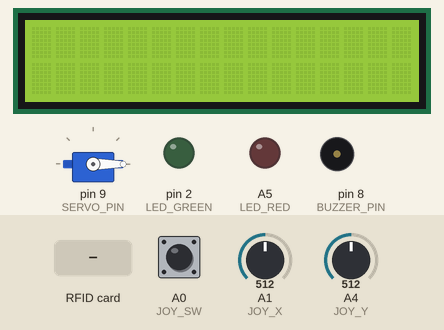
This sketch was run on a simulated Arduino Uno, built with avr-gcc and run on an emulated ATmega328P. Shown: 16×2 character LCD, servo, output pins drawn as LEDs (lit = HIGH), buzzer (waves = sounding). Dashed ring = blinking. The inputs (shaded band) are chosen by the test bench; at power-on: A0 (JOY_SW) HIGH, A4 (JOY_Y) = 512, A1 (JOY_X) = 512. Pins used as bus, display or sensor lines are not drawn.

Above: at 1.3 s.
1.4 s: A0 (JOY_SW) pulled LOW for 3.2 s
At 4.8 s:
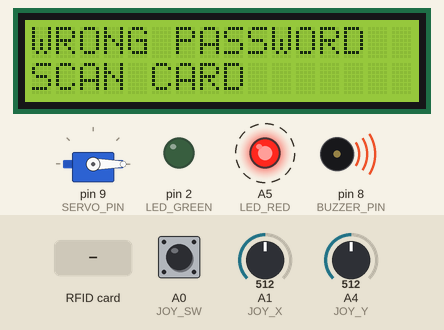
6.1 s: RFID card D6 02 F6 05 held to the reader
At 7.1 s:
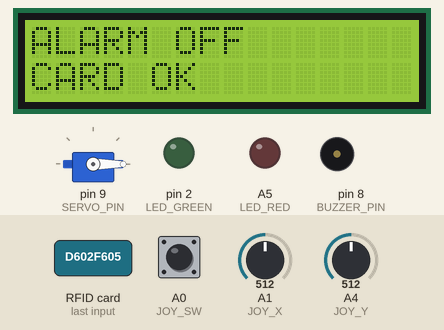
8.9 s: A0 (JOY_SW) pulled LOW for 0.15 s
At 9.6 s:
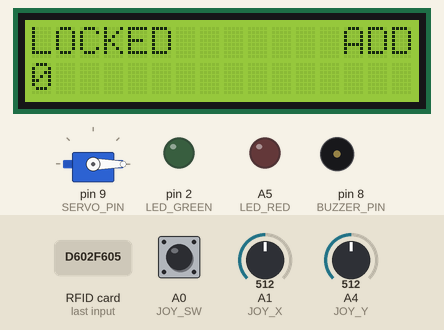
10.7 s: A4 (JOY_Y) set to 315
12.2 s: A4 (JOY_Y) set to 281
At 12.8 s:
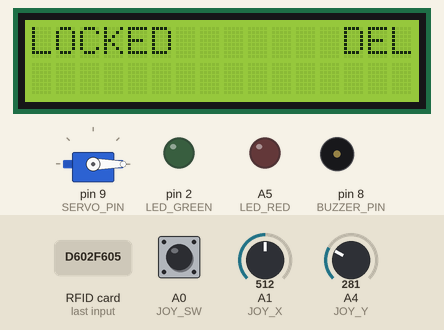
14.0 s: A4 (JOY_Y) set to 684
15.5 s: A4 (JOY_Y) set to 709
At 16.3 s:
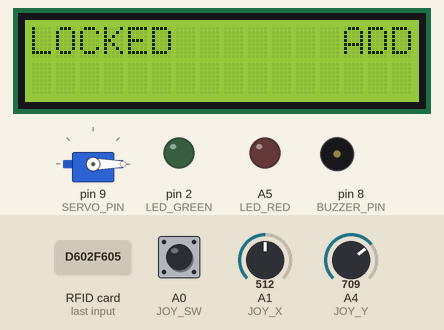
Timing chart, 0 to 18.5 s (numbered marks = the images above; inputs shaded):
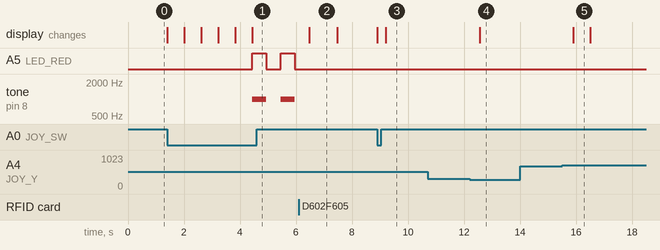

The sketch:

RFID_Smart_Lock.ino
```cpp
/*
  Elektroniczny zamek RFID z kodem PIN
  Autor: Patryk Zaremba
  Licencja: CC0 1.0 Universal

  Wykonane elementy:
  - LCD 16x2 pokazuje stan zamka i wpisywany kod
  - joystick pozwala wybierac cyfry oraz tryb dodawania/usuwania
  - poprawny kod PIN otwiera zamek serwem
  - bledny kod wlacza alarm buzzerem i czerwona diode
  - autoryzowana karta RFID wylacza alarm
  - zielona dioda sygnalizuje otwarcie zamka
  - po otwarciu mozna ponownie zamknac zamek przyciskiem joysticka

  Piny:
  LCD: RS=D4, E=D5, D4=D6, D5=D7, D6=A2, D7=A3
  LED zielona=D2, LED czerwona=A5, buzzer=D8
  RFID RC522: SDA/SS=D10, RST=D3, MOSI=D11, MISO=D12, SCK=D13
  Joystick: X=A1, Y=A4, SW=A0
  Serwo: D9
*/

#include <LiquidCrystal.h>
#include <SPI.h>
#include <MFRC522.h>
#include <Servo.h>
#include <string.h>

// LCD: RS, E, D4, D5, D6, D7
LiquidCrystal lcd(4, 5, 6, 7, A2, A3);

// Piny elementow wykonawczych i wejsc
#define LED_GREEN 2
#define LED_RED A5
#define BUZZER_PIN 8
#define RFID_SS_PIN 10
#define RFID_RST_PIN 3
#define JOY_X A1
#define JOY_Y A4
#define JOY_SW A0
#define SERVO_PIN 9

// Obiekty bibliotek
Servo lockServo;
MFRC522 rfid(RFID_SS_PIN, RFID_RST_PIN);

// Haslo i karta dostepu
const char correctPassword[] = "12345";
const int passwordLength = 5;
byte allowedUID[] = {0xD6, 0x02, 0xF6, 0x05};

// Pozycje serwa
const int position_locked = 0;
const int position_unlocked = 90;

// Nuty do melodyjki po dobrym kodzie
const int c4 = 261;
const int d4 = 294;
const int e4 = 330;
const int f4 = 349;
const int g4 = 392;
const int a4 = 440;
const int b4 = 494;
const int c5 = 523;
const int d5 = 587;
const int e5 = 659;
const int f5 = 698;
const int g5 = 784;
const int a5 = 880;
const int rest = 0;

// Prosta melodyjka sukcesu
int melody[] = {
  f4, a4, c5, f5, e5, d5,
  c5, d5, e5, f5, d5, c5, a4,
  rest, a4, f4, g4, a4
};

int durations[] = {
  4, 4, 2, 2, 8, 8,
  4, 8, 8, 4, 4, 4, 2,
  2, 4, 4, 4, 1
};

// Zmienne do wpisywania kodu
int num = 0;
int num_pos = 0;
char enteredPassword[6] = "";

// Linie wyswietlane na LCD
char lineDel[17] = "LOCKED       DEL";
char lineAdd[17] = "LOCKED       ADD";

// Flagi stanu programu
bool del = false;
bool unlocked = false;

// Sprawdzenie czy przylozona karta jest dozwolona
bool cardOk() {
  if (!rfid.PICC_IsNewCardPresent()) {
    return false;
  }

  if (!rfid.PICC_ReadCardSerial()) {
    return false;
  }

  // Jezeli UID ma inny rozmiar, karta jest odrzucana
  if (rfid.uid.size != 4) {
    rfid.PICC_HaltA();
    rfid.PCD_StopCrypto1();
    return false;
  }

  // Porownanie UID karty z zapisanym UID
  for (byte i = 0; i < 4; i++) {
    if (rfid.uid.uidByte[i] != allowedUID[i]) {
      rfid.PICC_HaltA();
      rfid.PCD_StopCrypto1();
      return false;
    }
  }

  rfid.PICC_HaltA();
  rfid.PCD_StopCrypto1();
  return true;
}

// Krotki sygnal dzwiekowy
void beep(int frequency, int durationMs) {
  tone(BUZZER_PIN, frequency);
  delay(durationMs);
  noTone(BUZZER_PIN);
}

// Wypisanie dwoch linii na LCD
void lcdText(const char* firstLine, const char* secondLine) {
  lcd.clear();
  lcd.setCursor(0, 0);
  lcd.print(firstLine);
  lcd.setCursor(0, 1);
  lcd.print(secondLine);
}

// Zamiana liczby 0-9 na znak cyfry
char numChoose(int value) {
  if (value < 0) {
    value = 0;
  }

  if (value > 9) {
    value = 9;
  }

  return '0' + value;
}

// Odczyt joysticka
void readJoystick(int &x, int &y, int &sw) {
  x = analogRead(JOY_X);
  y = analogRead(JOY_Y);
  sw = digitalRead(JOY_SW);
}

// Wyczyszczenie wpisanego hasla
void clearPassword() {
  for (int i = 0; i < 6; i++) {
    enteredPassword[i] = '\0';
  }

  num_pos = 0;
  num = 0;
  del = false;
}

// Odtwarzanie melodyjki po poprawnym kodzie
void playSuccessMelody() {
  int size = sizeof(melody) / sizeof(melody[0]);

  for (int i = 0; i < size; i++) {
    int noteDuration = 1000 / durations[i];

    if (melody[i] == rest) {
      noTone(BUZZER_PIN);
    } else {
      tone(BUZZER_PIN, melody[i], noteDuration);
    }

    int pauseBetweenNotes = noteDuration * 1.30;
    delay(pauseBetweenNotes);
    noTone(BUZZER_PIN);
  }
}

// Alarm po zlym kodzie, dziala do przylozenia poprawnej karty
void alarmUntilCard() {
  lcdText("WRONG PASSWORD", "SCAN CARD");
  digitalWrite(LED_RED, HIGH);

  while (true) {
    tone(BUZZER_PIN, 1000);
    digitalWrite(LED_RED, HIGH);
    delay(500);

    noTone(BUZZER_PIN);
    digitalWrite(LED_RED, LOW);
    delay(500);

    // W kazdej petli sprawdzana jest karta RFID
    if (cardOk()) {
      break;
    }
  }

  noTone(BUZZER_PIN);
  digitalWrite(LED_RED, LOW);
  lcdText("ALARM OFF", "CARD OK");
  delay(1000);
}

// Otwarcie zamka
void openLock() {
  digitalWrite(LED_GREEN, HIGH);
  lockServo.write(position_unlocked);
  unlocked = true;
  lcdText("UNLOCKED", enteredPassword);
  playSuccessMelody();
}

// Zamkniecie zamka
void closeLock() {
  lcdText("LOCKING", ".");
  delay(500);
  lcdText("LOCKING", "..");
  delay(500);
  lcdText("LOCKING", "...");
  delay(500);

  lockServo.write(position_locked);
  unlocked = false;
  digitalWrite(LED_GREEN, LOW);
  clearPassword();
}

// Sprawdzenie wpisanego hasla
bool checkPassword() {
  return strcmp(enteredPassword, correctPassword) == 0;
}

// Obsluga wpisywania kodu joystickiem
void passwordInputMode() {
  int x;
  int y;
  int sw;

  lcd.display();
  lcd.clear();

  // Petla dziala do wpisania hasla albo do zakonczenia czasu
  for (int i = 0; i < 30; i++) {
    readJoystick(x, y, sw);

    // Pokazanie aktualnego trybu na LCD
    if (del == false) {
      lcdText(lineAdd, enteredPassword);
      enteredPassword[num_pos] = numChoose(num);
    } else {
      lcdText(lineDel, enteredPassword);
    }

    delay(300);
    readJoystick(x, y, sw);

    if (sw == LOW) {
      i = 0;

      if (del == false) { // Dodajemy cyfre do kodu
        if (num_pos < passwordLength) {
          enteredPassword[num_pos] = numChoose(num);
          num_pos++;
          enteredPassword[num_pos] = '\0';
          num = 0;
        }
      } else { // Usuwamy ostatnia potwierdzona cyfre kodu
        if (num_pos > 0) {
          num_pos--;
          enteredPassword[num_pos] = '\0';
        }
      }

      delay(300);
    }
    else if (y > 700) { // Przelaczenie widoku na dodawanie cyfr
      i = 0;

      if (del == true) {
        del = false;
        enteredPassword[num_pos] = '\0';
        num = 0;
      }

      delay(300);
    }
    else if (y < 300) { // CPrzelaczenie widoku na usuwanie cyfr
      i = 0;

      if (del == false) {
        del = true;
        enteredPassword[num_pos] = '\0';
      }

      delay(300);
    }
    else if (x < 300) { // Zmiana wartosci obecnej cyfry o jedna w dol
      i = 0;
      num--;

      if (num < 0) {
        num = 9;
      }

      if (num_pos < passwordLength) {
        enteredPassword[num_pos] = numChoose(num);
      }

      delay(300);
    }
    else if (x > 700) { // Zmiana wartosci obecnej cyfry o jedna w gore
      i = 0;
      num++;

      if (num > 9) {
        num = 0;
      }

      if (num_pos < passwordLength) {
        enteredPassword[num_pos] = numChoose(num);
      }

      delay(300);
    }

    // Po wpisaniu calego hasla nastepuje sprawdzenie
    if (num_pos == passwordLength) {
      if (checkPassword()) { // Poprawne haslo
        openLock();
      } else { // Niepoprawne haslo
        alarmUntilCard();
      }

      break;
    }
  }
}

// Ekran oczekiwania na zamkniecie po otwarciu
void waitForLockButton() {
  int x;
  int y;
  int sw;

  while (unlocked == true) {
    lcdText("PRESS BUTTON TO", "LOCK");
    delay(300);

    readJoystick(x, y, sw);

    if (sw == LOW) {
      closeLock();
      break;
    }
  }
}

void setup() {
  // Ustawienie pinow wyjsc i wejsc
  pinMode(LED_GREEN, OUTPUT);
  pinMode(LED_RED, OUTPUT);
  pinMode(BUZZER_PIN, OUTPUT);
  pinMode(JOY_X, INPUT);
  pinMode(JOY_Y, INPUT);
  pinMode(JOY_SW, INPUT_PULLUP);

  // Stan poczatkowy elementow
  digitalWrite(LED_GREEN, LOW);
  digitalWrite(LED_RED, LOW);
  noTone(BUZZER_PIN);

  // Uruchomienie LCD
  lcd.begin(16, 2);
  lcd.clear();
  lcd.noDisplay();

  // Ustawienie serwa w pozycji zamknietej
  lockServo.attach(SERVO_PIN);
  lockServo.write(position_locked);

  // Uruchomienie komunikacji z RFID
  Serial.begin(9600);
  SPI.begin();
  rfid.PCD_Init();
}

void loop() {
  int x;
  int y;
  int sw;

  readJoystick(x, y, sw);

  // Nacisniecie joysticka uruchamia wpisywanie kodu
  if (sw == LOW && unlocked == false) {
    passwordInputMode();
  }

  // Po otwarciu czekamy na ponowne zamkniecie przyciskiem
  if (unlocked == true) {
    waitForLockButton();
  }

  // Po zakonczeniu pracy ekran jest czyszczony i wygaszany
  if (unlocked == false) {
    clearPassword();
    digitalWrite(LED_GREEN, LOW);
    lcd.clear();
    lcd.noDisplay();
  }
}
```

Measured:
- the behaviour switches between 300 and 299 on A4 (JOY_Y) (found by bisection; images 3 and 4)
- the behaviour switches between 700 and 701 on A4 (JOY_Y) (found by bisection; images 4 and 5)
- after the input at 1.4 s, A5 (LED_RED): alternates HIGH for 0.50 s and LOW for 0.53 s, starting after 3.0 s; tone on pin 8 (BUZZER_PIN): alternates 1000 Hz for 0.50 s and silent for 0.53 s, starting after 3.0 s; the display: first changes at once (image 1 shows a later state)
- after the input at 6.1 s, A5 (LED_RED): stops changing and stays LOW; tone on pin 8 (BUZZER_PIN): stops changing and stays silent; the display: changes after 0.37 s (image 2)
- after the input at 8.9 s, the display: first changes at once (image 3 shows a later state)
- after the input at 10.7 s, every drawn part: stays the same
- after the input at 12.2 s, the display: changes after 0.37 s (image 4)
- after the input at 14.0 s, every drawn part: stays the same
- after the input at 15.5 s, the display: changes after 0.41 s (image 5)
